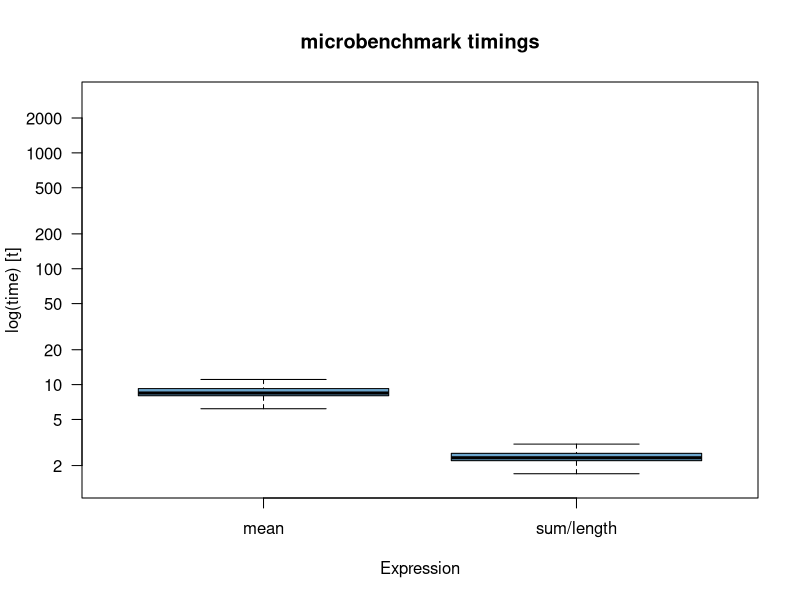
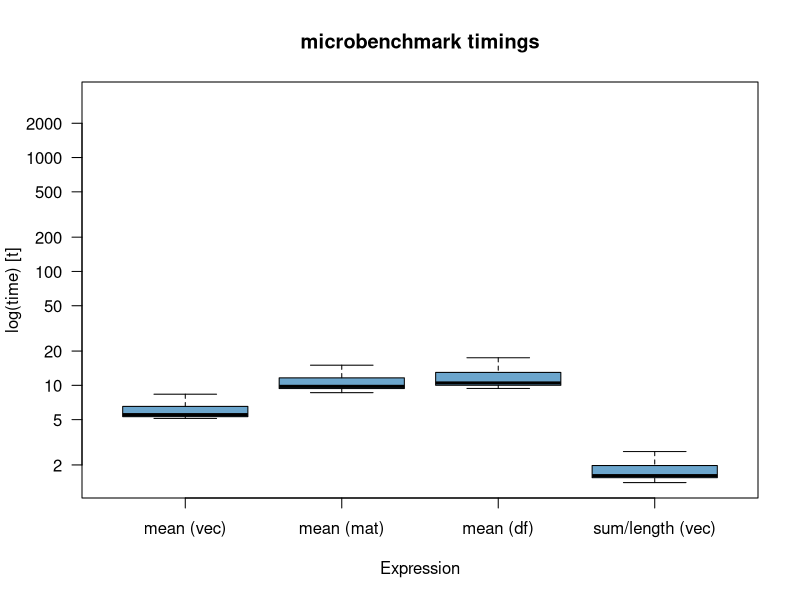
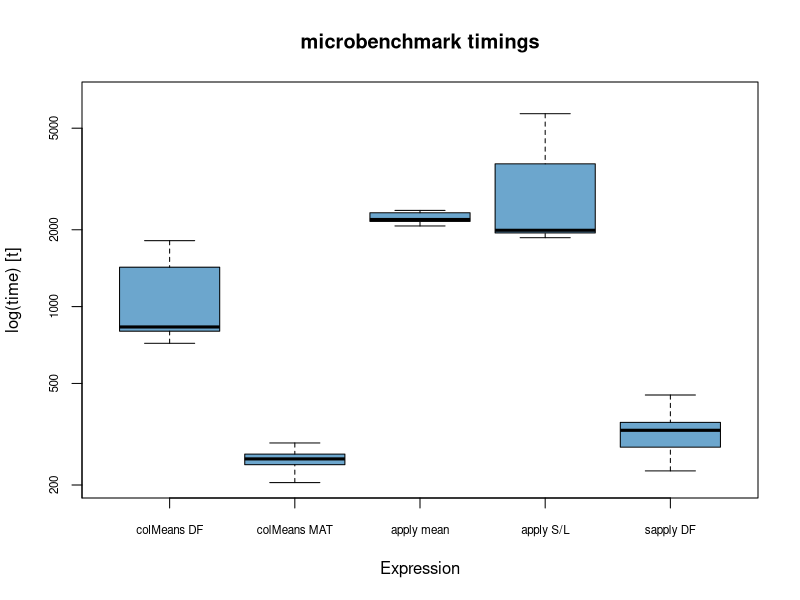
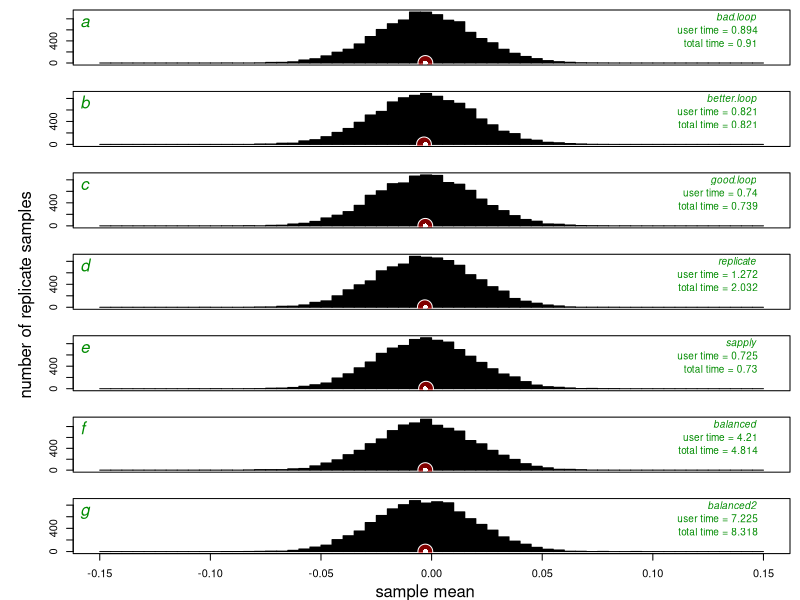

These charts were generated, in order, by the following R code:
## ---- chunk 1
knitr::opts_chunk$set(echo = TRUE)
## ---- chunk 2
library(microbenchmark) 	# install this package first (Mersmann, 2015)
## ---- chunk 3
x1 <- rnorm(1000, mean=5)	# let's create a large sample from normal distribution
mean(x1)				# check the observed mean using {mean} function 
sum(x1)/length(x1)		# compute the same value using (sum}/{length} combination

# check which of the two methods for computing mean is faster
(out1 <- microbenchmark(mean(x1), sum(x1)/length(x1), times=10000)) #add( )around it to print it

# visualize these results
boxplot(out1, outline=F, las=1, col='skyblue3',
        names=c('mean', 'sum/length'))
## ---- chunk 4
x2 <- matrix(x1)			# store x1 (a vector) as a 1-column matrix 
x3 <- data.frame(x1)		# store x1 (a vector) as a dataframe
# obviously, the format in which x1 is stored doesn't affect the value of the mean
c(mean(x1), mean(x2[,1]), mean(x3[[1]]), sum(x1)/length(x1))	

# let's check which of the above computations is fastest
(out2 <- microbenchmark(times=10000, mean(x1), mean(x2[,1]), 
			     mean(x3[[1]]), sum(x1)/length(x1)))

# visualize these results
boxplot(out2, outline=F, las=1, col='skyblue3',
        names=c('mean (vec)', 'mean (mat)', 'mean (df)', 'sum/length (vec)'))
## ---- chunk 5
y1 <- data.frame(rnorm(100000,10,1), rnorm(100000,20,2))
y2 <- cbind(rnorm(100000,10,1), rnorm(100000,20,2))
out3 <- microbenchmark(colMeans(y1), colMeans(y2), apply(y2, 2, mean),
                     apply(y2, 2, function(x) sum(x)/length(x)),
                      sapply(y1, function(x) sum(x)/length(x)))
out3p <- summary(out3)
out3p[-c(3,5,6,8)]
boxplot(out3, cex.axis=0.7, outline=F, col='skyblue3',
        names=c('colMeans DF', 'colMeans MAT', 'apply mean', 'apply S/L', 'sapply DF'))
## ---- chunk 6
# create a large vector of random numbers
fake.data <- rnorm(2000)

# clumsy and not so efficient a loop
my.F.1 <- function(x, times) {
  out <- NULL
  for (i in 1:times) {
  a <- sample(x, replace=T)
  out <- rbind(out, mean(a))
  }
 return(out)
}
# using sum/length instead of mean to make it faster
my.F.2 <- function(x, times) {
  out <- NULL
  for (i in 1:times) {
  a <- sample(x, replace=T)
  out <- rbind(out, sum(a)/length(a))
  }
 return(out)
}
# using sum/length in a vectorized for-loop
my.F.3 <- function(x, times) {
  out <- vector(mode='numeric', length=times)
  for (i in 1:times) {
  a <- sample(x, replace=T)
  out[i] <- sum(a)/length(a)
  }
 return(out)
}
# for loops are supposed to be slow, let's try some other ways (e.g., replicate function)
my.F.4 <- function(x, times) {
   r.sam <- replicate(times, sample(x, replace=T))
   my.mean <- function(x) sum(x)/length(x)
   apply(r.sam,2,my.mean)
}
# or sapply function
my.F.5 <- function(x, times) {
  my.mean <- function(x) sum(x)/length(x)
  my.ran <- function(x) my.mean(sample(x, replace=T))
  sapply(rep.int(list(x), times), my.ran)
}
# let's ensure that grand bootstrap mean = actual sample mean (balanced bootstrap)
my.F.6 <- function(x, times) {
 x2 <- matrix(sample(rep.int(x, times)), length(x), times)
 apply(x2, 2, function(x) sum(x)/length(x))
}

# Another balanced bootstrap function
my.F.7 <- function(x, times) {
 x2 <- rep.int(x, times)
 gp <- sample(rep.int(1:times, length(x)))
 tapply(x2, gp, function(x) sum(x)/length(x))
}
## ---- chunk 7
# let's choose the number of iterations
iter <- 10000

# compare time usage by different functions
bad.loop <- system.time(my.F.1(fake.data,iter))
better.loop <- system.time(my.F.2(fake.data,iter))
good.loop <- system.time(my.F.3(fake.data,iter))
replicate <- system.time(my.F.4(fake.data,iter))
sapply <- system.time(my.F.5(fake.data,iter))
balanced <- system.time(my.F.6(fake.data,iter))
balanced2 <- system.time(my.F.7(fake.data,iter))

# assemble system.time estimates and look at the results
(timeset <- round(rbind(bad.loop, better.loop, good.loop, 
                        replicate, sapply, balanced, balanced2),3))
## ---- chunk 8
# compare outputs of simulations
boot.set <- list(bad.loop=my.F.1(fake.data,iter), better.loop=my.F.2(fake.data,iter),
                  good.loop=my.F.3(fake.data,iter), replicate=my.F.4(fake.data,iter),
                  sapply=my.F.4(fake.data,iter), balanced=my.F.6(fake.data,iter), balanced2=my.F.7(fake.data,iter))
(boot.m <- sapply(boot.set, mean))	# check grand resampling means

round(sapply(boot.set, mean) - mean(fake.data),7) # check the offset from the original mean

# confidence intervals using parametric theory (t-test) and percentile bootstrap
# parametric (t-based) 95% confidence intervals
# Can be also done using t.test function try: t.test(fake.data, conf.level=0.95)$conf.int
err <- qt(0.975,df=length(fake.data)-1)*sd(fake.data)/sqrt(length(fake.data))
c(mean(fake.data)-err, mean(fake.data)+err)
lapply(boot.set, function(x) as.numeric(quantile(x, prob=c(0.025, 0.975))))
## ---- chunk 9
op <- par(mfrow = c(length(boot.set), 1), mar = c(2,1,0,0), omi=c(0.2, 0.6, 0.1, 0.1))
 for (i in 1:length(boot.set)) {
 hist(boot.set[[i]], col='black', breaks=seq(-0.15,0.15,0.005),main='',
      xlab='', ylab='', axes=F)
 mtext(side=3, line=-1.5, adj=0.01, letters[i], cex=1, col='green4', font=3)
 mtext(side=3, line=-1, adj=0.95, names(boot.set)[i], cex=0.6, col='green4', font=3)
 mtext(side=3, line=-2, adj=0.95, paste('user time =', timeset[i,1]), cex=0.6, col='green4')
 mtext(side=3, line=-3, adj=0.95, paste('total time =', timeset[i,3]), cex=0.6, col='green4')
 points(boot.m[i], 0, pch=21, col='white', bg=adjustcolor('red', 0.5), cex=3)
 points(mean(fake.data), 0, pch=16, col='white', cex=1)
 axis(2); box()
 }
 mtext(side=2, line=2, 'number of replicate samples', outer=T)
 mtext(side=1, line=0.5, 'sample mean', outer=T)
 axis(1)
par(op)
## ---- chunk 10
citation('microbenchmark')
